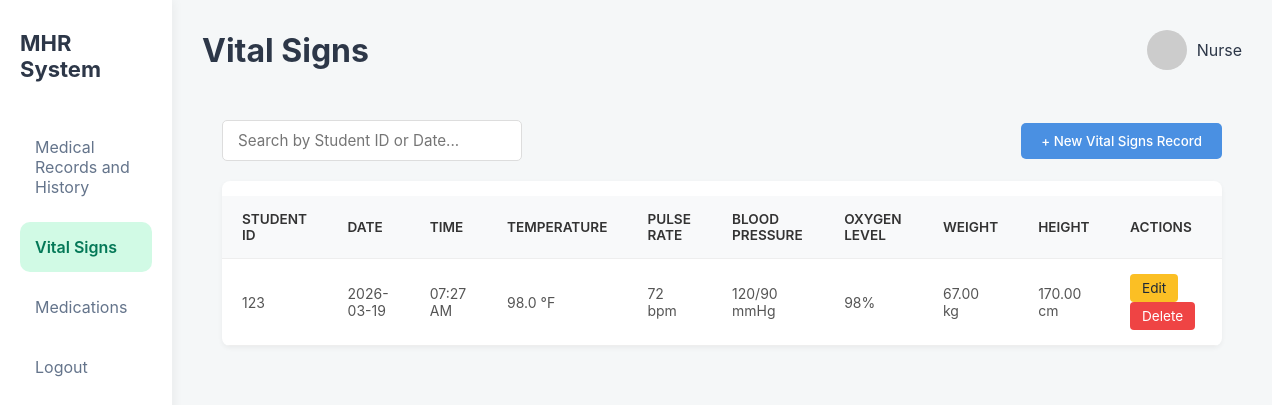
Page /nurse/vital_signs.php on the committed database.
### tables this page shows
CREATE TABLE `vitals` (
  `id` int(11) NOT NULL,
  `student_id` int(11) NOT NULL,
  `date` date NOT NULL,
  `time` time NOT NULL,
  `temperature` decimal(4,1) DEFAULT NULL,
  `pulse_rate` int(11) DEFAULT NULL,
  `blood_pressure` varchar(10) DEFAULT NULL,
  `oxygen_level` int(11) DEFAULT NULL,
  `weight` decimal(5,2) DEFAULT NULL,
  `height` decimal(5,2) DEFAULT NULL
);

### nurse/vital_signs.php (the view, shortened to what this page needs)
<?php
$servername = "localhost";
$db_username = "root";
$db_password = "";
$dbname = "mhr";
$conn = new mysqli($servername, $db_username, $db_password, $dbname);
$search = $_GET['search'] ?? '';
$vitals_records = [];
$sql_fetch = "SELECT id, student_id, date, time, temperature, pulse_rate, blood_pressure, oxygen_level, weight, height FROM vitals";
$sql_fetch .= " ORDER BY date DESC, time DESC";
$stmt_fetch = $conn->prepare($sql_fetch);
$stmt_fetch->execute();
$result = $stmt_fetch->get_result();
if ($result) {
    $vitals_records = $result->fetch_all(MYSQLI_ASSOC);
} else {
    $message = "Error fetching records: " . $conn->error;
}
?>
<!DOCTYPE html>
<html lang="en">
<head>
<link rel="stylesheet" href="vital_signs.css">
    <link rel="stylesheet" href="dashboard.css">
</head>
<body>
<div class="dashboard">
<?php include 'sidebar.php'; ?>
<main class="main">
<header class="topbar">
<h1>Vital Signs</h1>
<div class="admin">
<img src="https://i.pravatar.cc/40">
<span>Nurse</span>
</div>
</header>
<section class="vitals-container">
    <div class="vitals-controls">
        <form class="search-box" method="GET" action="vital_signs.php">
            <input type="text" name="search" value="<?php echo htmlspecialchars($search); ?>" placeholder="Search by Student ID or Date...">
        </form>
        <button class="btn-add-record">
            <span>+ New Vital Signs Record</span>
        </button>
    </div>
    <div class="table-responsive">
        <table class="vitals-table">
            <thead>
                <tr>
                    <th>Student ID</th>
                    <th>Date</th>
                    <th>Time</th>
                    <th>Temperature</th>
                    <th>Pulse Rate</th>
                    <th>Blood Pressure</th>
                    <th>Oxygen Level</th>
                    <th>Weight</th>
                    <th>Height</th>
                    <th>Actions</th>
                </tr>
            </thead>
            <tbody>
                <?php if (!empty($vitals_records)): ?>
                    <?php foreach ($vitals_records as $record): ?>
                        <tr>
                            <td><?php echo htmlspecialchars($record['student_id']); ?></td>
                            <td><?php echo htmlspecialchars(date('Y-m-d', strtotime($record['date']))); ?></td>
                            <td><?php echo htmlspecialchars(date('h:i A', strtotime($record['time']))); ?></td>
                            <td><?php echo htmlspecialchars($record['temperature']); ?> °F</td>
                            <td><?php echo htmlspecialchars($record['pulse_rate']); ?> bpm</td>
                            <td><?php echo htmlspecialchars($record['blood_pressure']); ?> mmHg</td>
                            <td><?php echo htmlspecialchars($record['oxygen_level'] ?? 'N/A'); ?><?php if (!empty($record['oxygen_level'])) echo '%'; ?></td>
                            <td><?php echo htmlspecialchars($record['weight'] ?? 'N/A'); ?><?php if (!empty($record['weight'])) echo ' kg'; ?></td>
                            <td><?php echo htmlspecialchars($record['height'] ?? 'N/A'); ?><?php if (!empty($record['height'])) echo ' cm'; ?></td>
                            <td>
                                <button class="btn-action edit"
                                    data-id="<?php echo $record['id']; ?>"
                                    data-student="<?php echo htmlspecialchars($record['student_id']); ?>"
                                    data-date="<?php echo htmlspecialchars($record['date']); ?>"
                                    data-time="<?php echo htmlspecialchars($record['time']); ?>"
                                    data-temp="<?php echo htmlspecialchars($record['temperature']); ?>"
                                    data-pulse="<?php echo htmlspecialchars($record['pulse_rate']); ?>"
                                    data-bp="<?php echo htmlspecialchars($record['blood_pressure']); ?>"
                                    data-oxy="<?php echo htmlspecialchars($record['oxygen_level'] ?? ''); ?>"
                                    data-weight="<?php echo htmlspecialchars($record['weight'] ?? ''); ?>"
                                    data-height="<?php echo htmlspecialchars($record['height'] ?? ''); ?>"
                                    onclick="openEditModal(this)">
                                    Edit
                                </button>
                                <form method="POST" action="vital_signs.php" style="display:inline-block;" onsubmit="return confirm('Are you sure you want to delete this record?');">
                                    <button type="submit" name="delete_vitals" class="btn-action delete">Delete</button>
                                </form>
                            </td>
                        </tr>
                    <?php endforeach; ?>
                <?php else: ?>
                    <tr>
                        <td colspan="10" style="text-align: center;"><?php echo !empty($search) ? 'No records found matching your search.' : 'No vital signs recorded yet.'; ?></td>
                    </tr>
                <?php endif; ?>
            </tbody>
        </table>
    </div>
</section>
</main>
</body>
</html>

### nurse/vital_signs.css (style rules this page uses)
.vitals-container { padding: 20px; height: calc(100vh - 80px); box-sizing: border-box; overflow-y: auto; }
.vitals-controls { display: flex; justify-content: space-between; align-items: center; margin-bottom: 20px; flex-wrap: wrap; gap: 15px; }
.search-box input { padding: 10px 15px; border: 1px solid #ddd; border-radius: 5px; width: 300px; font-size: 0.95rem; }
.btn-add-record { background: #4a90e2; color: white; border: none; padding: 10px 20px; border-radius: 5px; cursor: pointer; font-weight: 500; display: flex; align-items: center; gap: 8px; }
.table-responsive { background: #fff; border-radius: 8px; box-shadow: 0 2px 5px rgba(0,0,0,0.05); overflow-x: auto; }
.vitals-table { width: 100%; border-collapse: collapse; min-width: 1000px; }
.vitals-table th, .vitals-table td { padding: 15px 20px; text-align: left; border-bottom: 1px solid #eee; color: #555; }
.vitals-table th { background: #f8f9fa; color: #333; font-weight: 600; text-transform: uppercase; font-size: 0.85rem; }
.btn-action { padding: 6px 12px; border: none; border-radius: 4px; cursor: pointer; font-size: 0.85rem; margin-right: 5px; transition: background-color 0.2s; }
.btn-action.edit { background-color: #fbbf24; color: #1f2937; }
.btn-action.delete { background-color: #ef4444; color: white; }

### nurse/dashboard.css (style rules this page uses)
* { margin:0; padding:0; box-sizing:border-box; font-family: "Inter", sans-serif; }
body { background:#f5f7f8; color:#2d3748; }
.dashboard { display:flex; min-height:100vh; }
.main { flex:1; padding:30px; }
.topbar { display:flex; justify-content:space-between; align-items:center; margin-bottom:30px; }
.admin { display:flex; align-items:center; gap:10px; }
.admin img { border-radius:50%; }
table { width:100%; border-collapse:collapse; margin-top:15px; }
th,td { padding:10px; text-align:left; border-bottom:1px solid #eee; font-size:14px; }

### rows in the picture
vitals: student "123", date "2026-03-19", time "07:27 AM", temperature "98.0", pulse_rate "72", blood_pressure "120/90", oxygen_level "98", weight "67.00", shows "kg", height "170.00", shows "cm"
